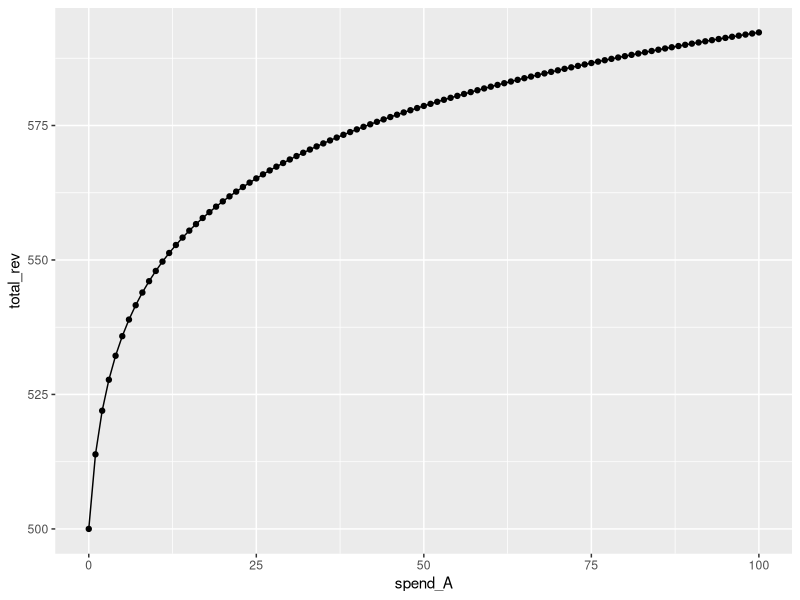
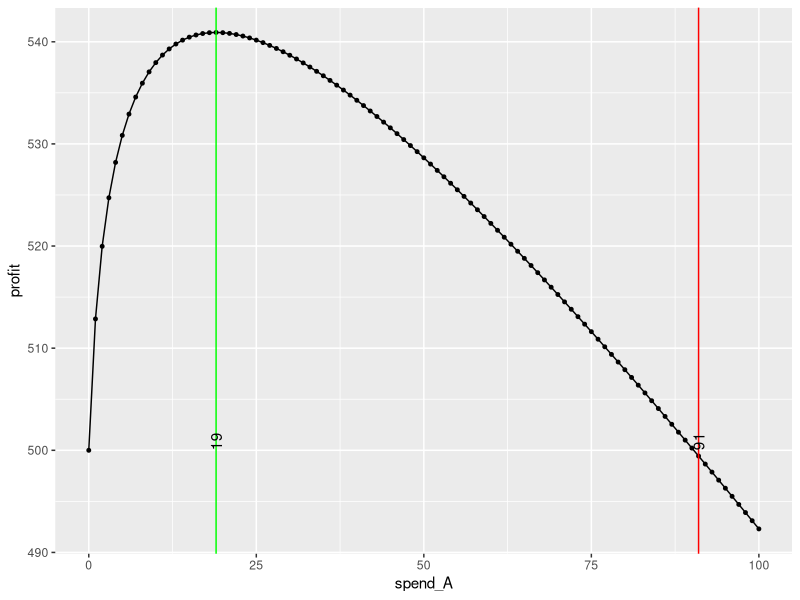
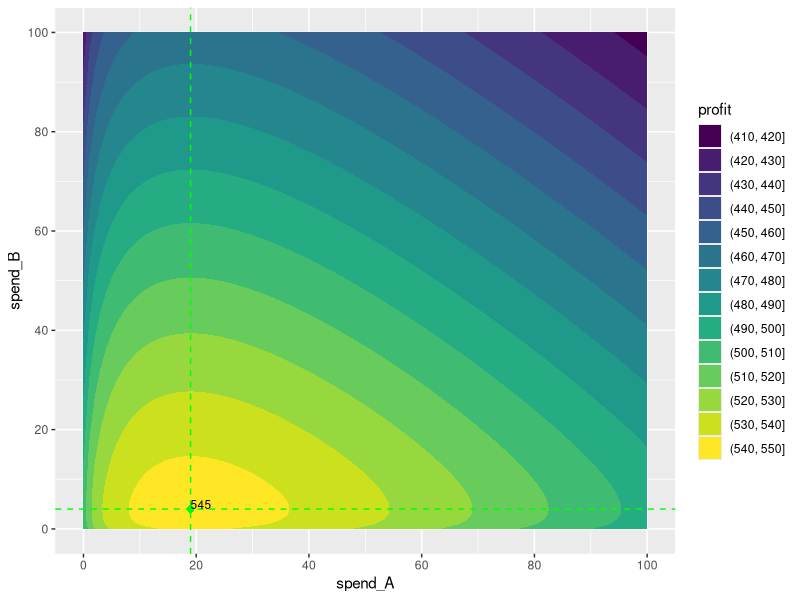
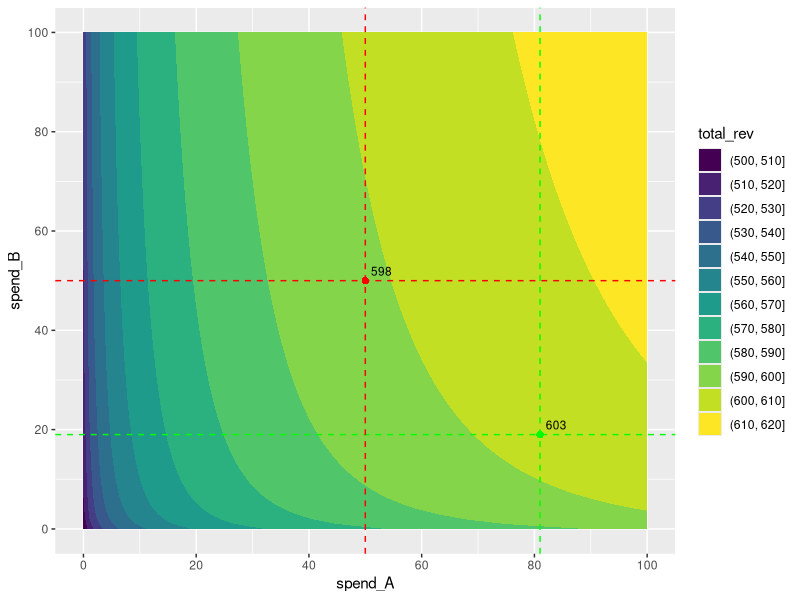
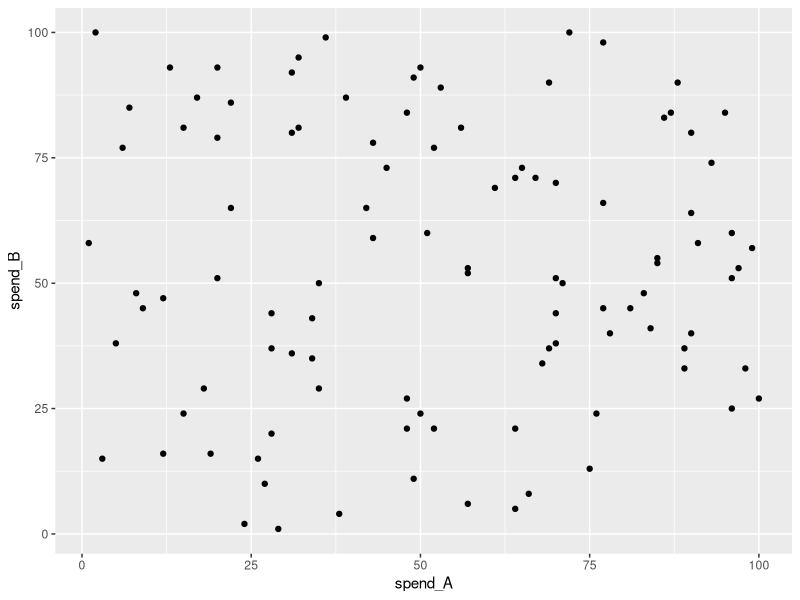
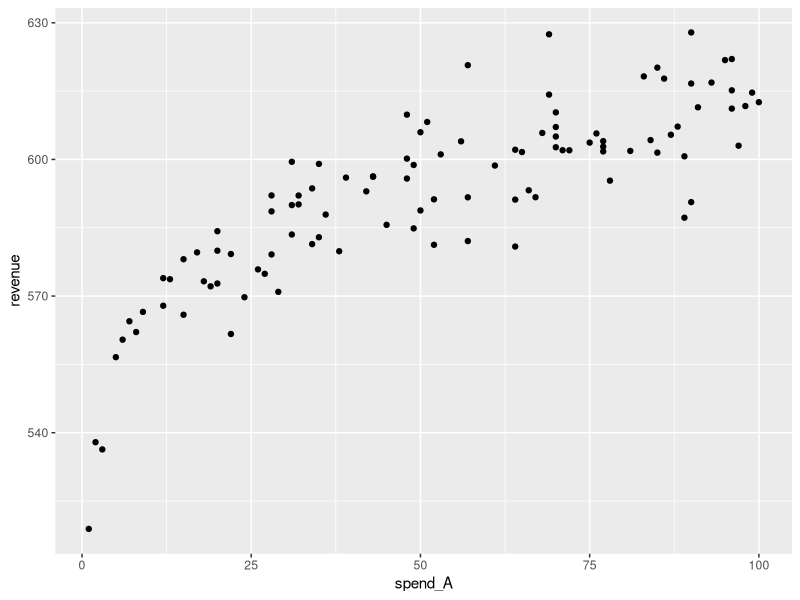
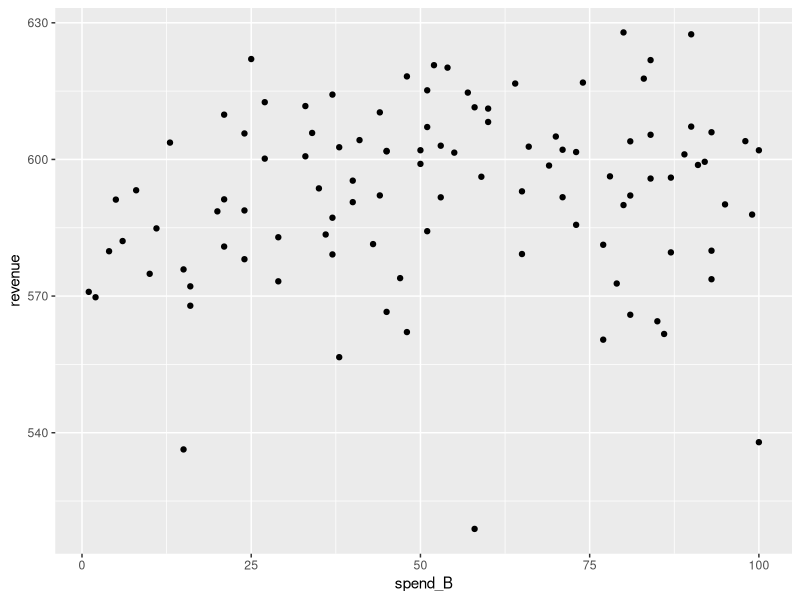

The R source for these figures, in order:
## ---- chunk 1

library(ggplot2)

baseline_rev <- 500 # Revenue in the absence of marketing

spend_A <- seq(0, 100, by=1) # Range of spend in channel A
slope_A <- 20 # Revenue response to spend in channel A

total_rev <- baseline_rev + slope_A * log(spend_A + 1) # Logarithmic relationship between spend in channel A and revenue
profit <- total_rev - spend_A 

max_profit_spend = spend_A[which(profit == max(profit))[1]] # Spend that maximizes profit

negative_profit_spend = spend_A[which(profit < baseline_rev)[1]] # Revenue loss spend threshold

# Plot spend in channel A against total revenue
ggplot() +
  geom_line(aes(x=spend_A, y=total_rev)) +
  geom_point(aes(x=spend_A, y=total_rev))
  #scale_x_continuous(breaks=seq(0, 100, by=20))
  #scale_y_continuous(breaks=seq(0, 100, by=20))

## ---- chunk 2

max_profit_spend = spend_A[which(profit == max(profit))[1]] # Spend that maximizes profit

negative_profit_spend = spend_A[which(profit < baseline_rev)[1]] # Revenue loss spend threshold

# Plot spend in channel A against profit
ggplot() +
  geom_line(aes(x=spend_A, y=profit)) +
  geom_point(aes(x=spend_A, y=profit), size=1) +
  #scale_x_continuous(breaks=seq(0, 100, by=20)) +
  #scale_y_continuous(breaks=seq(0, 100, by=20)) +
  geom_vline(xintercept=max_profit_spend, color="green") +
  #annotate("text", x=max_profit_spend, y=120, label=max_profit_spend, angle=90) +
  annotate("text", x=max_profit_spend, y=baseline_rev, label=max_profit_spend, angle=90, hjust=0) +
  geom_vline(xintercept=negative_profit_spend, color="red") +
  annotate("text", x=negative_profit_spend, y=baseline_rev, label=negative_profit_spend, angle=90, hjust=0)
  
## ---- chunk 3

baseline_rev <- 500

spend_A <- seq(0,100,by=1)
slope_A <- 20

spend_B <- seq(0,100,by=1)
slope_B <- 5 # Response of revenue to spend in channel B is lower than channel A

df <- expand.grid(spend_A=spend_A, spend_B=spend_B)

df$total_rev <- baseline_rev + (slope_A * log(df$spend_A + 1)) + (slope_B * log(df$spend_B + 1))

df$profit <- df$total_rev - df$spend_A - df$spend_B

# Determine the spend on A and B that maximizes profit
df_max_profit <- subset(df, profit==max(df$profit))
spend_A_optimal <- df_max_profit$spend_A
spend_B_optimal <- df_max_profit$spend_B
profit_optimal <- df_max_profit$profit

# Plot spend on A and B against profit and identify spend combination that optimizes profit
ggplot(df, aes(spend_A, spend_B, z=profit)) +
  geom_contour_filled() +
  geom_point(x=spend_A_optimal, y=spend_B_optimal, color="green") +
  geom_vline(xintercept=spend_A_optimal, linetype="dashed", color="green") +
  geom_hline(yintercept=spend_B_optimal, linetype="dashed", color="green") +
  annotate("text", x=spend_A_optimal, y=spend_B_optimal, label=round(profit_optimal), hjust=0, vjust=0, size=3) +
  scale_x_continuous(breaks=seq(0, 100, by=20)) +
  scale_y_continuous(breaks=seq(0, 100, by=20)) +
  labs(fill='profit')

## ---- chunk 4

df_limited <- subset(df, (spend_A + spend_B)==100) # All combinations of spend on A and B for a marketing budget limited to $100.

df_limited_optimal <- subset(df_limited, total_rev==max(df_limited$total_rev))
spend_A_optimal <- df_limited_optimal$spend_A
spend_B_optimal <- df_limited_optimal$spend_B
total_rev_optimal <- df_limited_optimal$total_rev

# All other combinations of Spend A and Spend B are sub optimal, but we choose one combination for illustration
spend_A_suboptimal <- 50
spend_B_suboptimal <- 50
df_limited_suboptimal <- subset(df_limited, spend_A==spend_A_suboptimal & spend_B==spend_B_suboptimal)
total_rev_suboptimal <- df_limited_suboptimal$total_rev

# Plot spend on A and B against revenue and identify spend combination that optimizes revenue for a marketing budget of $100
ggplot(df, aes(spend_A, spend_B, z=total_rev)) +
  geom_contour_filled() +
  geom_point(x=spend_A_optimal, y=spend_B_optimal, color="green") +
  geom_vline(xintercept=spend_A_optimal, linetype="dashed", color="green") +
  geom_hline(yintercept=spend_B_optimal, linetype="dashed", color="green") +
  annotate("text", x=spend_A_optimal+1, y=spend_B_optimal+1, label=round(total_rev_optimal), hjust=0, vjust=0, size=3) +
  geom_point(x=spend_A_suboptimal, y=spend_B_suboptimal, color="red") +
  geom_vline(xintercept=spend_A_suboptimal, linetype="dashed", color="red") +
  geom_hline(yintercept=spend_B_suboptimal, linetype="dashed", color="red") +
  annotate("text", x=spend_A_suboptimal+1, y=spend_B_suboptimal+1, label=round(total_rev_suboptimal), hjust=0, vjust=0, size=3) +
  scale_x_continuous(breaks=seq(0, 100, by=20)) +
  scale_y_continuous(breaks=seq(0, 100, by=20)) +
  labs(fill='total_rev')

## ---- chunk 5

set.seed(1)

# Simulate data for 104 weeks (2 years)
for (i in 1:104) {
  week <- i
  
  spend_A <- sample(c(1:100), 1)
  slope_A <- 20
  revenue_A <- slope_A*log(spend_A) * (1 + rnorm(1, 0, .1)) # Introduce small amount of noise
  
  spend_B <- sample(c(1:100), 1)
  slope_B <- 5
  revenue_B <- slope_B*log(spend_B) * (1 + rnorm(1, 0, .1)) # Introduce small amount of noise
  
  revenue <- baseline_rev + revenue_A + revenue_B
  
  if (i==1) {
    df <- data.frame(cbind(week, spend_A, spend_B, revenue))
  }
  else {
    df <- rbind(df, data.frame(cbind(week, spend_A, spend_B, revenue)))
  }
}

## ---- chunk 6

# Many data points and non-collinearity between spend in channels
ggplot() +
  geom_point(aes(x=df$spend_A, y=df$spend_B)) +
  labs(x="spend_A", y="spend_B")

# Clear relationship between marketing spend in channel A with little noise
ggplot() +
  geom_point(aes(x=df$spend_A , y=df$revenue)) +
  #scale_x_continuous(breaks=seq(0, 100, by=20)) +
  #scale_y_continuous(breaks=seq(0, 100, by=20)) +
  labs(x="spend_A", y="revenue")

# Less clear for channel B, but this makes sense since the effect of spend in channel A on revenue is much stronger than spend in channel B
ggplot() +
  geom_point(aes(x=df$spend_B, y=df$revenue)) +
  #scale_x_continuous(breaks=seq(0, 100, by=20)) +
  #scale_y_continuous(breaks=seq(0, 100, by=20)) +
  labs(x="spend_B", y="revenue")

## ---- chunk 7

df$log_spend_A <- log(df$spend_A + 1)
df$log_spend_B <- log(df$spend_B + 1)

model <- lm(revenue ~ log_spend_A + log_spend_B, data=df)
summary(model)

## ---- chunk 8

spend_A <- seq(0, 100, by=1)
slope_A <- model$coefficients[2]

spend_B <- seq(0,100,by=1)
slope_B <- model$coefficients[3]

df_test <- expand.grid(spend_A=spend_A, spend_B=spend_B)

df_test$revenue <- predict(model, data.frame(log_spend_A=log(df_test$spend_A + 1), log_spend_B=log(df_test$spend_B + 1)))
df_test$profit <- df_test$revenue - df_test$spend_A - df_test$spend_B

head(df_test)

## ---- chunk 9

df_test <- subset(df_test, (spend_A + spend_B)==100)
df_test_optimal <- subset(df_test, revenue==max(df_test$revenue))
spend_A_optimal <- df_test_optimal$spend_A
spend_B_optimal <- df_test_optimal$spend_B
cat(paste(paste("Optimal spend on Channel A =", spend_A_optimal),
    paste("Optimal spend on Channel B =", spend_B_optimal),
    paste("Maximum Revenue =", round(df_test_optimal$revenue)), sep="\n"))

